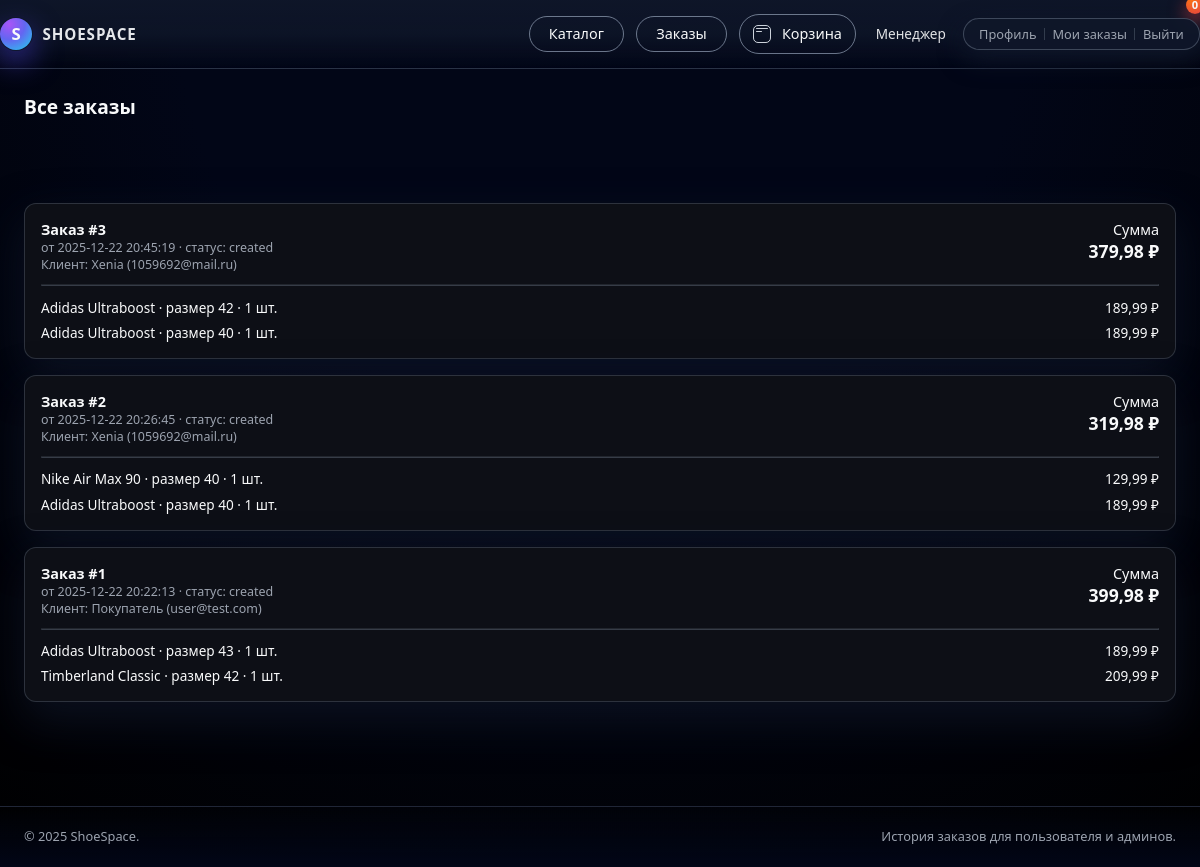
Page /orders.php (signed in) on the committed database.
### tables this page shows
CREATE TABLE users (
            id INTEGER PRIMARY KEY AUTOINCREMENT,
            email TEXT UNIQUE NOT NULL,
            password TEXT NOT NULL,
            name TEXT NOT NULL,
            phone TEXT,
            role TEXT CHECK(role IN ('admin','manager','user')) DEFAULT 'user',
            created_at DATETIME DEFAULT CURRENT_TIMESTAMP,
            updated_at DATETIME DEFAULT CURRENT_TIMESTAMP,
            is_blocked INTEGER DEFAULT 0
        );

CREATE TABLE orders (
            id INTEGER PRIMARY KEY AUTOINCREMENT,
            user_id INTEGER NOT NULL,
            total_amount REAL NOT NULL,
            status TEXT DEFAULT 'created',
            shipping_address TEXT,
            payment_method TEXT,
            created_at DATETIME DEFAULT CURRENT_TIMESTAMP
        );

### includes/auth.php (called while the page is built, shortened)
<?php
class Auth {
    private Database $db;
    public function __construct(Database $db)
    {
        $this->db = $db;
    }
    public function user(): ?array
    {
        $stmt = $this->db->query("SELECT * FROM users WHERE id = ?", [$_SESSION['user_id']]);
        $user = $stmt->fetch();
        return $user;
    }
}

### includes/database.php (called while the page is built, shortened)
<?php
class Database {
    private PDO $pdo;
    public function __construct()
    {
        $dsn = 'sqlite:' . DB_PATH;
        $this->pdo = new PDO($dsn);
        $this->pdo->setAttribute(PDO::ATTR_ERRMODE, PDO::ERRMODE_EXCEPTION);
        $this->pdo->setAttribute(PDO::ATTR_DEFAULT_FETCH_MODE, PDO::FETCH_ASSOC);
    }
    public function query(string $sql, array $params = []): PDOStatement
    {
        $stmt = $this->pdo->prepare($sql);
        $stmt->execute($params);
        return $stmt;
    }
}

### includes/functions.php (called while the page is built, shortened)
<?php
function h(string $value): string {
    return htmlspecialchars($value, ENT_QUOTES | ENT_SUBSTITUTE, 'UTF-8');
}

### orders.php (the view, shortened to what this page needs)
<?php
require_once __DIR__ . '/includes/init.php';
include __DIR__ . '/navbar.php';
if (in_array($user['role'], ['admin','manager'], true)) {
    $orders = $db->query("
        SELECT o.*, u.email, u.name
        FROM orders o
        JOIN users u ON u.id = o.user_id
        ORDER BY o.created_at DESC
    ")->fetchAll();
}
?>
<section class="section">
    <div class="container section-header">
        <h2><?= in_array($user['role'], ['admin','manager'], true) ? 'Все заказы' : 'Мои заказы' ?></h2>
    </div>
</section>
<section class="section">
    <div class="container">
        <?php if (!$orders): ?>
            <p class="form-help">Заказов пока нет.</p>
        <?php else: ?>
            <div style="display:flex; flex-direction:column; gap:1rem;">
                <?php foreach ($orders as $order): ?>
                    <?php
                    $items = $db->query("
                        SELECT oi.*, p.name, s.size
                        FROM order_items oi
                        JOIN products p ON p.id = oi.product_id
                        JOIN product_sizes s ON s.id = oi.size_id
                        WHERE oi.order_id = ?
                    ", [$order['id']])->fetchAll();
                    ?>
                    <article class="product-card">
                        <div style="display:flex; justify-content:space-between; gap:1rem;">
                            <div>
                                <div style="font-size:0.9rem; font-weight:600;">
                                    Заказ #<?= (int)$order['id'] ?>
                                </div>
                                <div class="form-help">
                                    от <?= h($order['created_at']) ?> · статус: <?= h($order['status']) ?>
                                </div>
                                <?php if (in_array($user['role'], ['admin','manager'], true)): ?>
                                    <div class="form-help">
                                        Клиент: <?= h($order['name']) ?> (<?= h($order['email']) ?>)
                                    </div>
                                <?php endif; ?>
                            </div>
                            <div style="text-align:right;">
                                <div style="font-size:0.9rem;">Сумма</div>
                                <div style="font-weight:600; font-size:1.1rem;">
                                    <?= number_format($order['total_amount'], 2, ',', ' ') ?> ₽
                                </div>
                            </div>
                        </div>
                        <?php if ($items): ?>
                            <hr style="border-color:rgba(148,163,184,0.3); margin:0.7rem 0;">
                            <div style="display:flex; flex-direction:column; gap:0.4rem;">
                                <?php foreach ($items as $item): ?>
                                    <div style="display:flex; justify-content:space-between; font-size:0.85rem;">
                                        <span>
                                            <?= h($item['name']) ?> · размер <?= h($item['size']) ?>
                                            · <?= (int)$item['quantity'] ?> шт.
                                        </span>
                                        <span>
                                            <?= number_format($item['price'] * $item['quantity'], 2, ',', ' ') ?> ₽
                                        </span>
                                    </div>
                                <?php endforeach; ?>
                            </div>
                        <?php endif; ?>
                    </article>
                <?php endforeach; ?>
            </div>
        <?php endif; ?>
    </div>
</section>
</main>
<footer class="site-footer">
    <div class="container footer-inner">
        <span>&copy; <?= date('Y') ?> ShoeSpace.</span>
        <span>История заказов для пользователя и админов.</span>
    </div>
</footer>
</body>
</html>

### navbar.php (shortened to what this page needs)
<?php
require_once __DIR__ . '/includes/init.php';
$user = $auth->user();
?>
<!DOCTYPE html>
<html lang="ru">
<head>
    <link rel="stylesheet" href="<?= BASE_URL ?>/assets/style.css">
</head>
<body>
<header class="site-header">
    <div class="container header-inner">
        <a href="<?= BASE_URL ?>/index.php" class="logo">
            <span class="logo-mark">S</span>
            <span class="logo-text">ShoeSpace</span>
        </a>
        <div class="header-actions">
            <a href="<?= BASE_URL ?>/catalog.php" class="btn btn-outline">
                Каталог
            </a>
            <a href="<?= BASE_URL ?>/orders.php" class="btn btn-outline">
                Заказы
            </a>
            <a href="<?= BASE_URL ?>/cart.php" class="btn btn-outline" style="padding-left:0.8rem; padding-right:0.8rem;">
                <span class="icon-cart" style="margin-right:0.4rem;"></span>
                <span>Корзина</span>
                <span class="cart-count" id="cart-count"><?= getCartCount(); ?></span>
            </a>
            <?php if ($user): ?>
                <div class="user-menu">
                    <span class="user-name"><?= h($user['name']) ?></span>
                    <div class="user-menu-dropdown">
                        <a href="<?= BASE_URL ?>/profile.php">Профиль</a>
                        <a href="<?= BASE_URL ?>/orders.php">Мои заказы</a>
                        <a href="<?= BASE_URL ?>/login.php?logout=1">Выйти</a>
                    </div>
                </div>
            <?php endif; ?>
        </div>
    </div>
</header>
<main class="site-main">

### rows in the picture
users: name "Менеджер"
orders: id "3", created_at "2025-12-22 20:45:19", status "created", user.name "Xenia", user.email "1059692@mail.ru", total_amount "379,98", name "Adidas Ultraboost", size "42", quantity "1", quantity "189,99", size "40"
orders: id "2", created_at "2025-12-22 20:26:45", status "created", user.name "Xenia", user.email "1059692@mail.ru", total_amount "319,98", name "Nike Air Max 90", size "40", quantity "1", quantity "129,99", name "Adidas Ultraboost", quantity "189,99"
orders: id "1", created_at "2025-12-22 20:22:13", status "created", user.name "Покупатель", user.email "user@test.com", total_amount "399,98", name "Adidas Ultraboost", size "43", quantity "1", quantity "189,99", name "Timberland Classic", size "42", quantity "209,99"
